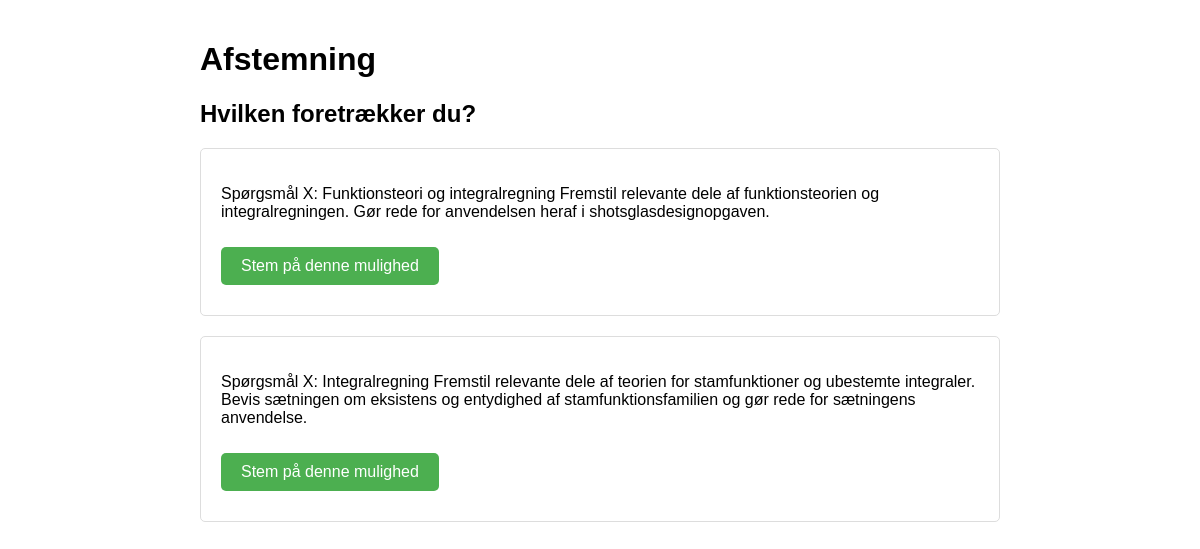
The page / on the database its author committed.
### voting/models.py (models this page shows, shortened)
class Entry(models.Model):
    text = models.TextField(max_length=500)
    created_at = models.DateTimeField(auto_now_add=True)
    created_by = models.ForeignKey(User, on_delete=models.CASCADE)

### voting/views.py (the view)
# urls.py: path('', views.index, name='index'),
def index(request):
    if not request.session.session_key:
        request.session.save()
    session_id = request.session.session_key
    all_entries = list(Entry.objects.all())
    if len(all_entries) < 2:
        return render(request, 'voting/not_enough_entries.html')
    entries = random.sample(all_entries, 2)
    context = {
        'entry1': entries[0],
        'entry2': entries[1],
    }
    return render(request, 'voting/index.html', context)

### voting/templates/voting/index.html (shortened to what this page needs)
{% extends 'voting/base.html' %}
{% block content %}
<h2>Hvilken foretrækker du?</h2>
<div class="statement-box">
    <p>{{ entry1.text }}</p>
    <form action="{% url 'vote' entry1.id %}" method="post">
        <button type="submit" class="vote-button">Stem på denne mulighed</button>
    </form>
</div>
<div class="statement-box">
    <p>{{ entry2.text }}</p>
    <form action="{% url 'vote' entry2.id %}" method="post">
        <button type="submit" class="vote-button">Stem på denne mulighed</button>
    </form>
</div>
{% endblock %}

### voting/templates/voting/base.html (shortened to what this page needs)
<!DOCTYPE html>
<html>
<head>
</head>
<body>
    <h1>Afstemning</h1>
    {% block content %}{% endblock %}
</body>
</html>

### voting/templates/voting/base.html (style rules this page uses)
body { font-family: Arial, sans-serif; max-width: 800px; margin: 0 auto; padding: 20px; }
.statement-box { border: 1px solid #ddd; padding: 20px; margin: 20px 0; border-radius: 5px; }
.vote-button { background-color: #4CAF50; border: none; color: white; padding: 10px 20px; text-align: center; text-decoration: none; display: inline-block; font-size: 16px; margin: 10px 0; cursor: pointer; border-radius: 5px; }

### rows shown on the page
Entry: text "Spørgsmål X: Funktionsteori og integralregning Fremstil relevante dele af funktionsteorien og integralregningen. Gør rede for anvendelsen heraf i shotsglasdesignopgaven."
Entry: text "Spørgsmål X: Integralregning Fremstil relevante dele af teorien for stamfunktioner og ubestemte integraler. Bevis sætningen om eksistens og entydighed af stamfunktionsfamilien og gør rede for sætningens anvendelse."
